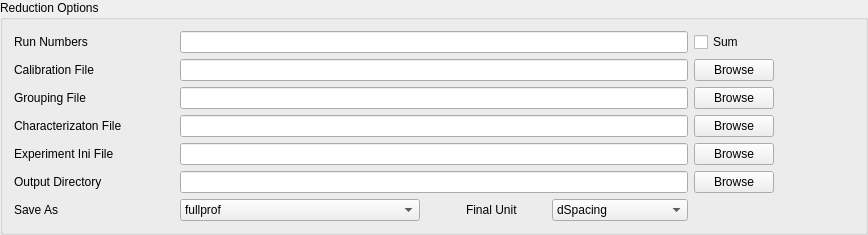
        <widget class="QGroupBox" name="reduction_options_group">
         <property name="sizePolicy">
          <sizepolicy hsizetype="Preferred" vsizetype="Preferred">
           <horstretch>0</horstretch>
           <verstretch>0</verstretch>
          </sizepolicy>
         </property>
         <property name="maximumSize">
          <size>
           <width>16777215</width>
           <height>16777215</height>
          </size>
         </property>
         <property name="title">
          <string>Reduction Options</string>
         </property>
         <layout class="QVBoxLayout" name="verticalLayout_6">
          <item>
           <layout class="QGridLayout" name="gridLayout_3">
            <item row="6" column="2">
             <widget class="QPushButton" name="outputdir_browse">
              <property name="sizePolicy">
               <sizepolicy hsizetype="Fixed" vsizetype="Fixed">
                <horstretch>0</horstretch>
                <verstretch>0</verstretch>
               </sizepolicy>
              </property>
              <property name="toolTip">
               <string>&lt;html&gt;&lt;head/&gt;&lt;body&gt;&lt;p&gt;Click to browse the output directory.&lt;/p&gt;&lt;/body&gt;&lt;/html&gt;</string>
              </property>
              <property name="text">
               <string>Browse</string>
              </property>
             </widget>
            </item>
            <item row="7" column="0">
             <widget class="QLabel" name="label_2">
              <property name="minimumSize">
               <size>
                <width>160</width>
                <height>0</height>
               </size>
              </property>
              <property name="maximumSize">
               <size>
                <width>160</width>
                <height>16777215</height>
               </size>
              </property>
              <property name="toolTip">
               <string>&lt;html&gt;&lt;head/&gt;&lt;body&gt;&lt;p&gt;File format(s) to save. &lt;/p&gt;&lt;/body&gt;&lt;/html&gt;</string>
              </property>
              <property name="text">
               <string>Save As</string>
              </property>
             </widget>
            </item>
            <item row="7" column="3">
             <spacer name="horizontalSpacer_10">
              <property name="orientation">
               <enum>Qt::Horizontal</enum>
              </property>
              <property name="sizeType">
               <enum>QSizePolicy::Fixed</enum>
              </property>
              <property name="sizeHint" stdset="0">
               <size>
                <width>80</width>
                <height>20</height>
               </size>
              </property>
             </spacer>
            </item>
            <item row="4" column="2">
             <widget class="QPushButton" name="charfile_browse">
              <property name="sizePolicy">
               <sizepolicy hsizetype="Fixed" vsizetype="Fixed">
                <horstretch>0</horstretch>
                <verstretch>0</verstretch>
               </sizepolicy>
              </property>
              <property name="toolTip">
               <string>&lt;html&gt;&lt;head/&gt;&lt;body&gt;&lt;p&gt;Click to browse the characterization file.&lt;/p&gt;&lt;/body&gt;&lt;/html&gt;</string>
              </property>
              <property name="text">
               <string>Browse</string>
              </property>
             </widget>
            </item>
            <item row="0" column="2">
             <widget class="QCheckBox" name="sum_checkbox">
              <property name="minimumSize">
               <size>
                <width>80</width>
                <height>0</height>
               </size>
              </property>
              <property name="maximumSize">
               <size>
                <width>80</width>
                <height>16777215</height>
               </size>
              </property>
              <property name="toolTip">
               <string>&lt;html&gt;&lt;head/&gt;&lt;body&gt;&lt;p&gt;Select to sum several runs to same file&lt;/p&gt;&lt;/body&gt;&lt;/html&gt;</string>
              </property>
              <property name="statusTip">
               <string>Select to normalize to the beam monitor data</string>
              </property>
              <property name="text">
               <string>Sum</string>
              </property>
             </widget>
            </item>
            <item row="2" column="1">
             <widget class="QLineEdit" name="calfile_edit">
              <property name="toolTip">
               <string>&lt;html&gt;&lt;head/&gt;&lt;body&gt;&lt;p&gt;Enter a valid path for the instrument calibration file.&lt;/p&gt;&lt;/body&gt;&lt;/html&gt;</string>
              </property>
              <property name="statusTip">
               <string>Enter a valid path for the beam monitor reference file.</string>
              </property>
             </widget>
            </item>
            <item row="7" column="1">
             <layout class="QHBoxLayout" name="horizontalLayout">
              <item>
               <widget class="QComboBox" name="saveas_combo">
                <property name="minimumSize">
                 <size>
                  <width>240</width>
                  <height>0</height>
                 </size>
                </property>
                <property name="maximumSize">
                 <size>
                  <width>240</width>
                  <height>16777215</height>
                 </size>
                </property>
                <property name="toolTip">
                 <string>&lt;html&gt;&lt;head/&gt;&lt;body&gt;&lt;p&gt;Choose the file formats to save the reduced data as. &lt;/p&gt;&lt;/body&gt;&lt;/html&gt;</string>
                </property>
                <item>
                 <property name="text">
                  <string>fullprof</string>
                 </property>
                </item>
                <item>
                 <property name="text">
                  <string>gsas</string>
                 </property>
                </item>
                <item>
                 <property name="text">
                  <string>nexus</string>
                 </property>
                </item>
                <item>
                 <property name="text">
                  <string>topas</string>
                 </property>
                </item>
                <item>
                 <property name="text">
                  <string>gsas and fullprof and topas</string>
                 </property>
                </item>
                <item>
                 <property name="text">
                  <string>gsas and fullprof and pdfgetn</string>
                 </property>
                </item>
                <item>
                 <property name="text">
                  <string>gsas and fullprof and pdfgetn and topas</string>
                 </property>
                </item>
               </widget>
              </item>
              <item>
               <spacer name="horizontalSpacer_2">
                <property name="orientation">
                 <enum>Qt::Horizontal</enum>
                </property>
                <property name="sizeHint" stdset="0">
                 <size>
                  <width>40</width>
                  <height>20</height>
                 </size>
                </property>
               </spacer>
              </item>
              <item>
               <widget class="QLabel" name="label_6">
                <property name="minimumSize">
                 <size>
                  <width>80</width>
                  <height>0</height>
                 </size>
                </property>
                <property name="maximumSize">
                 <size>
                  <width>80</width>
                  <height>16777215</height>
                 </size>
                </property>
                <property name="toolTip">
                 <string>&lt;html&gt;&lt;head/&gt;&lt;body&gt;&lt;p&gt;Final unit of the output workspace. &lt;/p&gt;&lt;/body&gt;&lt;/html&gt;</string>
                </property>
                <property name="text">
                 <string>Final Unit</string>
                </property>
               </widget>
              </item>
              <item>
               <widget class="QComboBox" name="unit_combo">
                <property name="minimumSize">
                 <size>
                  <width>100</width>
                  <height>0</height>
                 </size>
                </property>
                <property name="toolTip">
                 <string>&lt;html&gt;&lt;head/&gt;&lt;body&gt;&lt;p&gt;Choose the final unit of output workspace.&lt;/p&gt;&lt;/body&gt;&lt;/html&gt;</string>
                </property>
                <item>
                 <property name="text">
                  <string>dSpacing</string>
                 </property>
                </item>
                <item>
                 <property name="text">
                  <string>MomentumTransfer</string>
                 </property>
                </item>
               </widget>
              </item>
             </layout>
            </item>
            <item row="4" column="0">
             <widget class="QLabel" name="characterfile_label">
              <property name="minimumSize">
               <size>
                <width>160</width>
                <height>0</height>
               </size>
              </property>
              <property name="maximumSize">
               <size>
                <width>160</width>
                <height>16777215</height>
               </size>
              </property>
              <property name="toolTip">
               <string>&lt;html&gt;&lt;head/&gt;&lt;body&gt;&lt;p&gt;Characterization file containing specific run information.&lt;/p&gt;&lt;/body&gt;&lt;/html&gt;</string>
              </property>
              <property name="text">
               <string>Characterizaton File</string>
              </property>
             </widget>
            </item>
            <item row="6" column="0">
             <widget class="QLabel" name="outputdir_label">
              <property name="minimumSize">
               <size>
                <width>160</width>
                <height>0</height>
               </size>
              </property>
              <property name="maximumSize">
               <size>
                <width>160</width>
                <height>16777215</height>
               </size>
              </property>
              <property name="toolTip">
               <string>&lt;html&gt;&lt;head/&gt;&lt;body&gt;&lt;p&gt;File directory to save output reduced file.&lt;/p&gt;&lt;/body&gt;&lt;/html&gt;</string>
              </property>
              <property name="text">
               <string>Output Directory</string>
              </property>
             </widget>
            </item>
            <item row="0" column="0">
             <widget class="QLabel" name="run_number_label">
              <property name="sizePolicy">
               <sizepolicy hsizetype="Preferred" vsizetype="Fixed">
                <horstretch>0</horstretch>
                <verstretch>0</verstretch>
               </sizepolicy>
              </property>
              <property name="minimumSize">
               <size>
                <width>160</width>
                <height>0</height>
               </size>
              </property>
              <property name="maximumSize">
               <size>
                <width>160</width>
                <height>16777215</height>
               </size>
              </property>
              <property name="toolTip">
               <string>&lt;html&gt;&lt;head/&gt;&lt;body&gt;&lt;p&gt;Run number of the data to reduce&lt;/p&gt;&lt;/body&gt;&lt;/html&gt;</string>
              </property>
              <property name="text">
               <string>Run Numbers</string>
              </property>
             </widget>
            </item>
            <item row="2" column="0">
             <widget class="QLabel" name="calfile_label">
              <property name="minimumSize">
               <size>
                <width>160</width>
                <height>0</height>
               </size>
              </property>
              <property name="maximumSize">
               <size>
                <width>160</width>
                <height>16777215</height>
               </size>
              </property>
              <property name="toolTip">
               <string>&lt;html&gt;&lt;head/&gt;&lt;body&gt;&lt;p&gt;Instrument calibration file to time focus diffraction data&lt;/p&gt;&lt;/body&gt;&lt;/html&gt;</string>
              </property>
              <property name="text">
               <string>Calibration File</string>
              </property>
             </widget>
            </item>
            <item row="6" column="1">
             <widget class="QLineEdit" name="outputdir_edit">
              <property name="sizePolicy">
               <sizepolicy hsizetype="Expanding" vsizetype="Fixed">
                <horstretch>0</horstretch>
                <verstretch>0</verstretch>
               </sizepolicy>
              </property>
              <property name="minimumSize">
               <size>
                <width>300</width>
                <height>0</height>
               </size>
              </property>
              <property name="baseSize">
               <size>
                <width>0</width>
                <height>0</height>
               </size>
              </property>
              <property name="toolTip">
               <string>&lt;html&gt;&lt;head/&gt;&lt;body&gt;&lt;p&gt;Enter a valid file directory to save output reduced file.&lt;/p&gt;&lt;/body&gt;&lt;/html&gt;</string>
              </property>
              <property name="statusTip">
               <string>Enter a valid file path to be used for the dark current data.</string>
              </property>
             </widget>
            </item>
            <item row="2" column="2">
             <widget class="QPushButton" name="calfile_browse">
              <property name="sizePolicy">
               <sizepolicy hsizetype="Fixed" vsizetype="Fixed">
                <horstretch>0</horstretch>
                <verstretch>0</verstretch>
               </sizepolicy>
              </property>
              <property name="toolTip">
               <string>&lt;html&gt;&lt;head/&gt;&lt;body&gt;&lt;p&gt;Click to browse the instrument calibration file.&lt;/p&gt;&lt;/body&gt;&lt;/html&gt;</string>
              </property>
              <property name="text">
               <string>Browse</string>
              </property>
             </widget>
            </item>
            <item row="0" column="1">
             <widget class="QLineEdit" name="runnumbers_edit">
              <property name="minimumSize">
               <size>
                <width>0</width>
                <height>0</height>
               </size>
              </property>
              <property name="maximumSize">
               <size>
                <width>1600</width>
                <height>16777215</height>
               </size>
              </property>
              <property name="toolTip">
               <string>&lt;html&gt;&lt;head/&gt;&lt;body&gt;&lt;p&gt;Enter one or several run numbers.  &lt;/p&gt;&lt;p&gt;Example 1: 1234&lt;/p&gt;&lt;p&gt;Example 2: 1234, 2345&lt;/p&gt;&lt;p&gt;Example 3: 1234-2345&lt;/p&gt;&lt;p&gt;Example 4: 1234, 2345-3456, 4567&lt;/p&gt;&lt;/body&gt;&lt;/html&gt;</string>
              </property>
              <property name="statusTip">
               <string>Enter a scaling factor to be multiplied to I(Q).</string>
              </property>
             </widget>
            </item>
            <item row="4" column="1">
             <widget class="QLineEdit" name="charfile_edit">
              <property name="minimumSize">
               <size>
                <width>300</width>
                <height>0</height>
               </size>
              </property>
              <property name="toolTip">
               <string>&lt;html&gt;&lt;head/&gt;&lt;body&gt;&lt;p&gt;Enter a valid file name for characterization file.&lt;/p&gt;&lt;/body&gt;&lt;/html&gt;</string>
              </property>
              <property name="statusTip">
               <string>Enter a valid file path for a direct beam data file.</string>
              </property>
             </widget>
            </item>
            <item row="5" column="1">
             <widget class="QLineEdit" name="lineEdit_expIniFile"/>
            </item>
            <item row="5" column="0">
             <widget class="QLabel" name="label_expIniFile">
              <property name="text">
               <string>Experiment Ini File</string>
              </property>
             </widget>
            </item>
            <item row="2" column="3">
             <spacer name="horizontalSpacer_13">
              <property name="orientation">
               <enum>Qt::Horizontal</enum>
              </property>
              <property name="sizeType">
               <enum>QSizePolicy::Preferred</enum>
              </property>
              <property name="sizeHint" stdset="0">
               <size>
                <width>40</width>
                <height>20</height>
               </size>
              </property>
             </spacer>
            </item>
            <item row="5" column="2">
             <widget class="QPushButton" name="pushButton_browseExpIniFile">
              <property name="text">
               <string>Browse</string>
              </property>
             </widget>
            </item>
            <item row="3" column="0">
             <widget class="QLabel" name="groupfile_label">
              <property name="text">
               <string>Grouping File</string>
              </property>
             </widget>
            </item>
            <item row="3" column="1">
             <widget class="QLineEdit" name="groupfile_edit">
              <property name="toolTip">
               <string>&lt;html&gt;&lt;head/&gt;&lt;body&gt;&lt;p&gt;Override grouping information from calibration file&lt;/p&gt;&lt;/body&gt;&lt;/html&gt;</string>
              </property>
             </widget>
            </item>
            <item row="3" column="2">
             <widget class="QPushButton" name="groupfile_browse">
              <property name="text">
               <string>Browse</string>
              </property>
             </widget>
            </item>
           </layout>
          </item>
         </layout>
        </widget>
